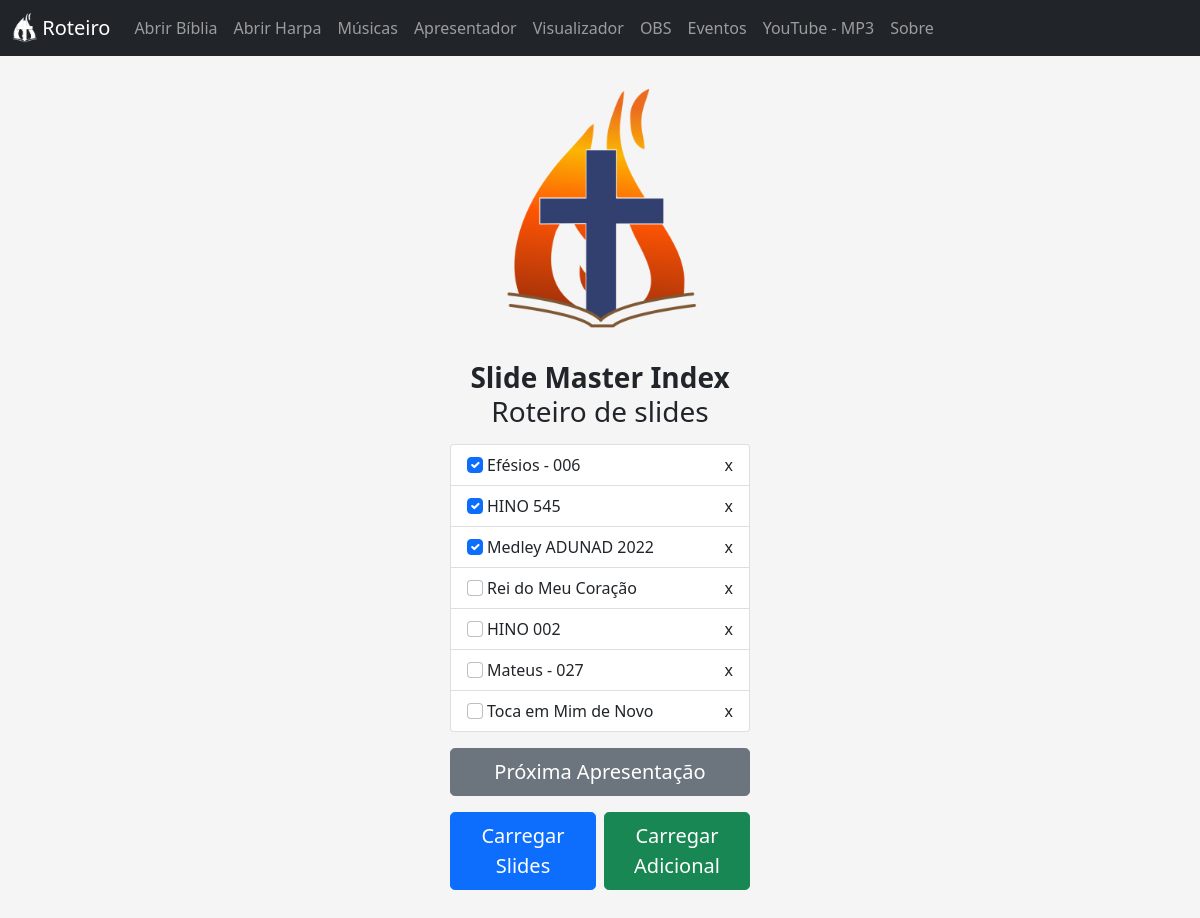
Before: / with the older database file.
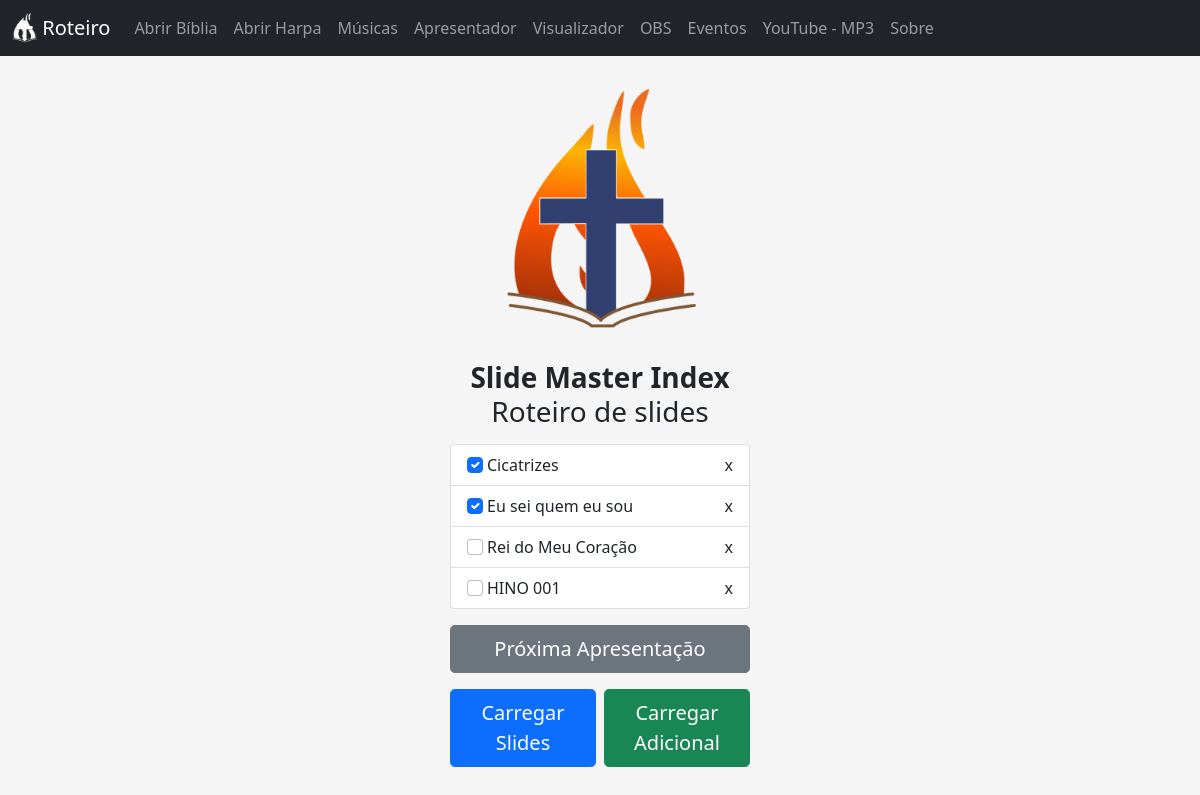
After: the same page with the newer database file.
### tables this page shows
CREATE TABLE lista (caminho TEXT, nome TEXT, "check" BOOLEAN);

### app.py (the view)
@app.route('/', methods=['GET', 'POST'])
def index():
    if request.method == 'POST':
        lista = pegarSlidesAbertos()
        inserirListaRoteiro('Roteiro.db', lista)
    listaPPT = executarConsultaLista('Roteiro.db')
    return render_template('index.jinja', listaPPT=listaPPT, total=len(listaPPT))

### consultaAcess.py (called while the page is built)
def executarConsultaLista(banco):
    conn = sqlite3.connect(banco)
    conn.row_factory = sqlite3.Row
    cursor = conn.cursor()
    codigoSQL = "SELECT * FROM lista"
    cursor.execute(codigoSQL)
    return [dict(row) for row in cursor.fetchall()]

### templates/index.jinja (shortened to what this page needs)
<!doctype html>
<html lang="en">
  <head>
    <link href="{{ url_for('static', filename='stylesheets/bootstrap.min.css') }}" rel="stylesheet">
    <link href="{{ url_for('static', filename='stylesheets/navbar-top-fixed.css') }}" rel="stylesheet">
    <link href="{{ url_for('static', filename='stylesheets/signin.css') }}" rel="stylesheet">
  </head>
  <body>
    <nav class="navbar navbar-expand-md navbar-dark fixed-top bg-dark">
    <div class="container-fluid">
      <a class="navbar-brand" href="#">
        <img src="{{ url_for('static', filename='images/Logo ADCPTA.png') }}" width="25" height="30" class="d-inline-block align-top" alt="">
        Roteiro
      </a>
      <div class="collapse navbar-collapse" id="navbarCollapse">
        <ul class="navbar-nav me-auto mb-2 mb-md-0">
          <li class="nav-item">
            <a class="nav-link" href="../abrirbiblia">Abrir Bíblia</a>
          </li>
          <li class="nav-item">
            <a class="nav-link" href="../abrirharpa">Abrir Harpa</a>
          </li>
          <li class="nav-item">
            <a class="nav-link" href="../abrirslidemusica">Músicas</a>
          </li>
          <li class="nav-item">
            <a class="nav-link" href="../apresentador">Apresentador</a>
          </li>
          <li class="nav-item">
            <a class="nav-link" href="../viewer">Visualizador</a>
          </li>
          <li class="nav-item">
            <a class="nav-link" href="../obs">OBS</a>
          </li>
          <li class="nav-item">
            <a class="nav-link" href="../eventos">Eventos</a>
          </li>
          <li class="nav-item">
            <a class="nav-link" href="../download_mp3">YouTube - MP3</a>
          </li>
          <li class="nav-item">
            <a class="nav-link" href="../sobre">Sobre</a>
          </li>
        </ul>
      </div>
    </div>
  </nav>
  <main class="form-signin">
      <div class="text-center"><img class="mb-4" src="{{ url_for('static', filename='images/Logo Colorido.png') }}" alt="" width="200" height="250"></div>
      <h1 class="h3 mb-3 fw-normal text-center"><a style="font-weight: bold;">Slide Master Index</a><br>Roteiro de slides</h1>
      {% if listaPPT|length > 0 %}
      <div class="form-floating">
        <ul class="list-group" id="presentations">
          {% for ppt in listaPPT %}
          <li class="list-group-item">
            {% if ppt['check'] == True %}
            <label><input class="form-check-input me-1" type="checkbox" name="checkEL" value="{{ ppt['caminho'] }}" checked>{{ ppt['nome'] }}</label>
            {% else %}
            <label><input class="form-check-input me-1" type="checkbox" name="checkEL" value="{{ ppt['caminho'] }}">{{ ppt['nome'] }}</label>
            {% endif %}
            <span class="close">x</span>
          </li>
          {% endfor %}
       </ul>
      </div>
      <form id="proxsld" method="post" action="{{ url_for('proximoSlide') }}">
      <button id="next" class="w-100 btn btn-lg btn-secondary" type="button">Próxima Apresentação</button>
      </form>
      <div class="row g-2">
      <div class="col">
      <form id="enviar" method="post" action="{{ url_for('index') }}">
        <button class="w-100 btn btn-lg btn-primary" type="submit">Carregar Slides</button>
      </form>
      </div>
      <div class="col">
        <form id="enviar" method="post" action="{{ url_for('carregarSlideAdicional') }}">
          <button class="w-100 btn btn-lg btn-success" type="submit">Carregar Adicional</button>
        </form>
        </div>
      </div>
      {% else %}
      <form id="enviar" method="post" action="{{ url_for('index') }}">
        <button class="w-100 btn btn-lg btn-primary" type="submit">Carregar Slides</button>
      </form>
    </main>
    {% endif %}
  </body>
</html>

### static/stylesheets/navbar-top-fixed.css (style rules this page uses)
body { min-height: 75rem; padding-top: 4.5rem; }

### static/stylesheets/signin.css (style rules this page uses)
html, body { height: 100%; }
body { background-color: #f5f5f5; }
.form-signin { width: 100%; max-width: 330px; padding: 15px; margin: auto; }

### templates/index.jinja (style rules this page uses)
.close { cursor: pointer; position: absolute; top: 50%; right: 0%; padding: 12px 16px; transform: translate(0%, -50%); }

Changed rows visible on the page:
removed lista: nome "Efésios - 006"
removed lista: nome "HINO 545"
removed lista: nome "Medley ADUNAD 2022"
removed lista: nome "HINO 002"
removed lista: nome "Mateus - 027"
removed lista: nome "Toca em Mim de Novo"
added lista: nome "Cicatrizes"
added lista: nome "Eu sei quem eu sou"
added lista: nome "HINO 001"
